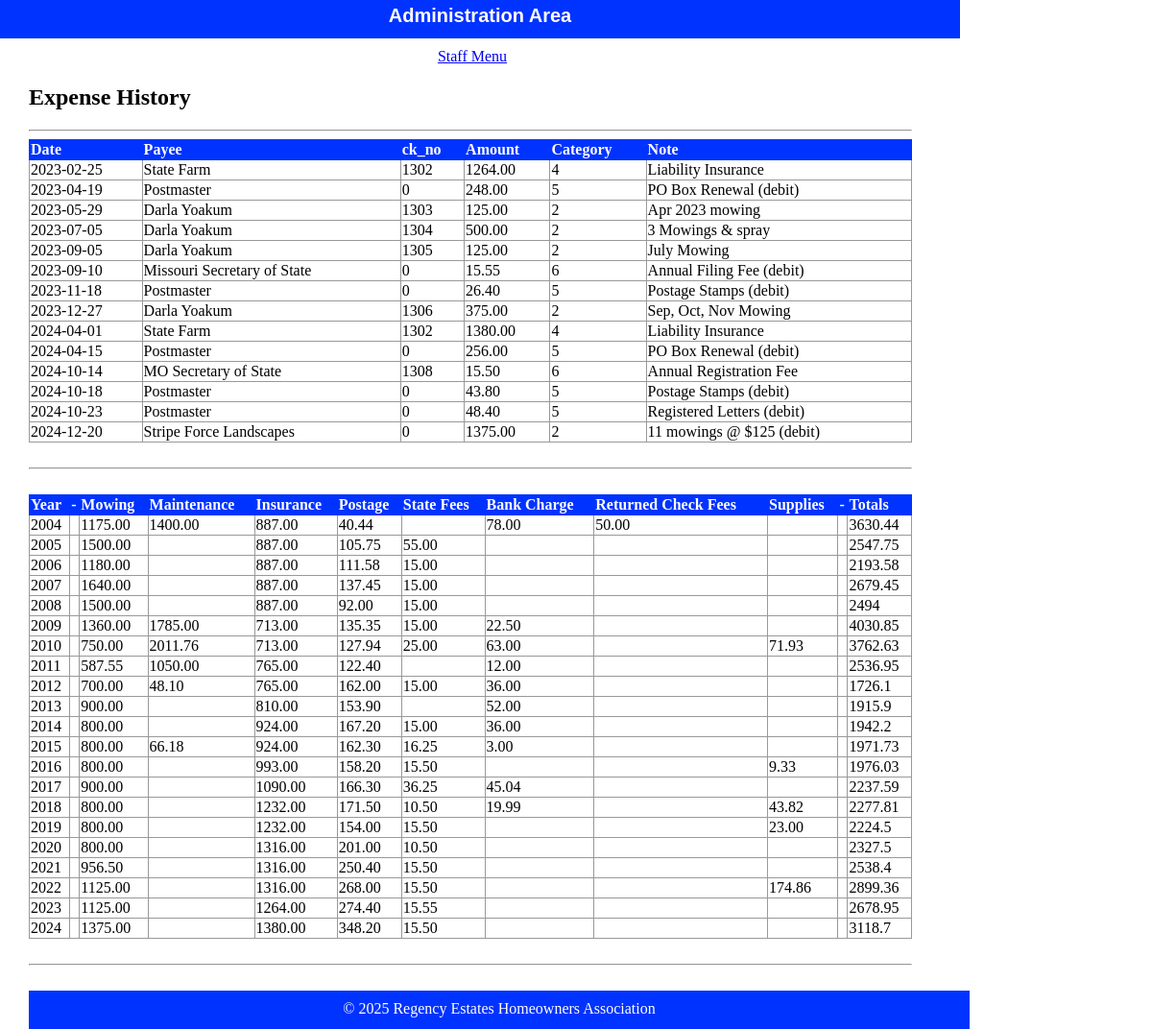
Page /html/public/staff/expenses/index.php on the committed database.
### tables this page shows
CREATE TABLE `expense` (
  `id` int(11) NOT NULL,
  `fk_cat_id` int(11) DEFAULT NULL,
  `dt` date DEFAULT NULL,
  `ck_no` int(11) DEFAULT NULL,
  `payee` varchar(50) DEFAULT NULL,
  `amount` decimal(10,2) DEFAULT NULL,
  `note` varchar(50) DEFAULT NULL
);

### html/private/expense_functions.php (called while the page is built, shortened)
<?php
  function find_all_expenses($year) {
    global $db;
    $sql = "SELECT * FROM expense WHERE dt > " . "'" . $year . "-01-01' ";
    $result = mysqli_query($db, $sql);
    return $result;
  }
  function find_expense_sum($year, $category) {
      global $db;
      $sql = "SELECT SUM(amount) as sum FROM expense WHERE dt >= ";
      $sql .= "'" . $year . "-01-01' ";
      $sql .= "AND dt <= ";
      $sql .= "'" . $year . "-12-31' ";
      $sql .= "AND fk_cat_id = " . $category . ";";
      $result = mysqli_query($db, $sql);
      return $result;
  }
?>

### html/private/functions.php (called while the page is built, shortened)
<?php
function htmlsc($string = "")
{
    return htmlspecialchars($string);
}
?>

### html/public/staff/expenses/index.php (the view, shortened to what this page needs)
<?php $expense_set = find_all_expenses('2023'); ?>
<?php include(SHARED_PATH . '/header.php'); ?>
    <div id="content">
        <div id="regency-menu">
            <h2>Expense History</h2>
            <hr />
            <table class="list">
                <tr>
                    <th>Date</th>
                    <th>Payee</th>
                    <th>ck_no</th>
                    <th>Amount</th>
                    <th>Category</th>
                    <th>Note</th>
                </tr>
                <?php while($expense_row = mysqli_fetch_assoc($expense_set)) { ?>
                    <tr>
                        <td><?php echo htmlsc($expense_row['dt']); ?></td>
                        <td><?php echo htmlsc($expense_row['payee']); ?></td>
                        <td><?php echo htmlsc($expense_row['ck_no']); ?></td>
                        <td><?php echo htmlsc($expense_row['amount']); ?></td>
                        <td><?php echo htmlsc($expense_row['fk_cat_id']); ?></td>
                        <td><?php echo htmlsc($expense_row['note']); ?></td>
                    </tr>
                <?php } ?>
            </table>
            <br /><hr /><br />
            <table class="list">
                <tr>
                    <th>Year</th>
                    <th>-</th>
                    <th>Mowing</th>
                    <th>Maintenance</th>
                    <th>Insurance</th>
                    <th>Postage</th>
                    <th>State Fees</th>
                    <th>Bank Charge</th>
                    <th>Returned Check Fees</th>
                    <th>Supplies</th>
                    <th>-</th>
                    <th>Totals</th>
                </tr>
                <?php
                $start_year = 2004;
                $latest_year = 2024;
                ?>
                <?php for ($year_index = $start_year; $year_index <= $latest_year; $year_index++) { ?>
                    <tr>
                        <?php $yearly_total = 0.00; ?>
                        <td>
                            <?php echo htmlsc($year_index); ?>
                        </td>
                        <td></td>
                        <?php
                        $sum_result = find_expense_sum($year_index, '2');
                        $cell_value = mysqli_fetch_assoc($sum_result);
                        $yearly_total = $yearly_total + $cell_value['sum'];
                        ?>
                        <td><?php echo htmlsc($cell_value['sum']); ?></td>
                        <?php
                        $sum_result = find_expense_sum($year_index, '3');
                        $cell_value = mysqli_fetch_assoc($sum_result);
                        $yearly_total = $yearly_total + $cell_value['sum'];
                        ?>
                        <td><?php echo htmlsc($cell_value['sum']); ?></td>
                        <?php
                        $sum_result = find_expense_sum($year_index, '4');
                        $cell_value = mysqli_fetch_assoc($sum_result);
                        $yearly_total = $yearly_total + $cell_value['sum'];
                        ?>
                        <td><?php echo htmlsc($cell_value['sum']); ?></td>
                        <?php
                        $sum_result = find_expense_sum($year_index, '5');
                        $cell_value = mysqli_fetch_assoc($sum_result);
                        $yearly_total = $yearly_total + $cell_value['sum'];
                        ?>
                        <td><?php echo htmlsc($cell_value['sum']); ?></td>
                        <?php
                        $sum_result = find_expense_sum($year_index, '6');
                        $cell_value = mysqli_fetch_assoc($sum_result);
                        $yearly_total = $yearly_total + $cell_value['sum'];
                        ?>
                        <td><?php echo htmlsc($cell_value['sum']); ?></td>
                        <?php
                        $sum_result = find_expense_sum($year_index, '7');
                        $cell_value = mysqli_fetch_assoc($sum_result);
                        $yearly_total = $yearly_total + $cell_value['sum'];
                        ?>
                        <td><?php echo htmlsc($cell_value['sum']); ?></td>
                        <?php
                        $sum_result = find_expense_sum($year_index, '8');
                        $cell_value = mysqli_fetch_assoc($sum_result);
                        $yearly_total = $yearly_total + $cell_value['sum'];
                        ?>
                        <td><?php echo htmlsc($cell_value['sum']); ?></td>
                        <?php
                        $sum_result = find_expense_sum($year_index, '9');
                        $cell_value = mysqli_fetch_assoc($sum_result);
                        $yearly_total = $yearly_total + $cell_value['sum'];
                        ?>
                        <td><?php echo htmlsc($cell_value['sum']); ?></td>
                        <td></td>
                        <td><?php echo $yearly_total; ?></td>
                    <?php } ?>
            </table>
            <br /><hr /><br />
    </div>
<?php include(SHARED_PATH . '/footer.php'); ?>

### html/public/stylesheets/staff.css (style rules this page uses)
html { height: 100%; width: 100%; }
body { height: 1000px; width: 100%; margin: 0; padding: 0; }
#content { width: 920px; min-height: 500px; padding: 0 30px; }
table { border-collapse: collapse; vertical-align: top; }
table.list { width: 100%; }
table.list tr td { border: 1px solid #999999; }
table.list tr th { border: 1px solid #0033FF; background: #0033FF; color: white; text-align: left; }

### rows in the picture
expense: dt "2023-02-25", payee "State Farm", ck_no "1302", amount "1264.00", fk_cat "4", note "Liability Insurance"
expense: dt "2023-04-19", payee "Postmaster", ck_no "0", amount "248.00", fk_cat "5", note "PO Box Renewal (debit)"
expense: dt "2023-05-29", payee "Darla Yoakum", ck_no "1303", amount "125.00", fk_cat "2", note "Apr 2023 mowing"
expense: dt "2023-07-05", payee "Darla Yoakum", ck_no "1304", amount "500.00", fk_cat "2", note "3 Mowings & spray"
expense: dt "2023-09-05", payee "Darla Yoakum", ck_no "1305", amount "125.00", fk_cat "2", note "July Mowing"
expense: dt "2023-09-10", payee "Missouri Secretary of State", ck_no "0", amount "15.55", fk_cat "6", note "Annual Filing Fee (debit)"
expense: dt "2023-11-18", payee "Postmaster", ck_no "0", amount "26.40", fk_cat "5", note "Postage Stamps (debit)"
expense: dt "2023-12-27", payee "Darla Yoakum", ck_no "1306", amount "375.00", fk_cat "2", note "Sep, Oct, Nov Mowing"
expense: dt "2024-04-01", payee "State Farm", ck_no "1302", amount "1380.00", fk_cat "4", note "Liability Insurance"
expense: dt "2024-04-15", payee "Postmaster", ck_no "0", amount "256.00", fk_cat "5", note "PO Box Renewal (debit)"
expense: dt "2024-10-14", payee "MO Secretary of State", ck_no "1308", amount "15.50", fk_cat "6", note "Annual Registration Fee"
expense: dt "2024-10-18", payee "Postmaster", ck_no "0", amount "43.80", fk_cat "5", note "Postage Stamps (debit)"
expense: dt "2024-10-23", payee "Postmaster", ck_no "0", amount "48.40", fk_cat "5", note "Registered Letters (debit)"
expense: dt "2024-12-20", payee "Stripe Force Landscapes", ck_no "0", amount "1375.00", fk_cat "2", note "11 mowings @ $125 (debit)"

### other values in the picture
htmlsc($year_index) "2004"
htmlsc($cell_value['sum']) "1175.00"
htmlsc($cell_value['sum']) "1400.00"
htmlsc($cell_value['sum']) "887.00"
htmlsc($cell_value['sum']) "40.44"
htmlsc($cell_value['sum']) "78.00"
htmlsc($cell_value['sum']) "50.00"
$yearly_total "3630.44"
htmlsc($year_index) "2005"
htmlsc($cell_value['sum']) "1500.00"
htmlsc($cell_value['sum']) "105.75"
htmlsc($cell_value['sum']) "55.00"
$yearly_total "2547.75"
htmlsc($year_index) "2006"
htmlsc($cell_value['sum']) "1180.00"
